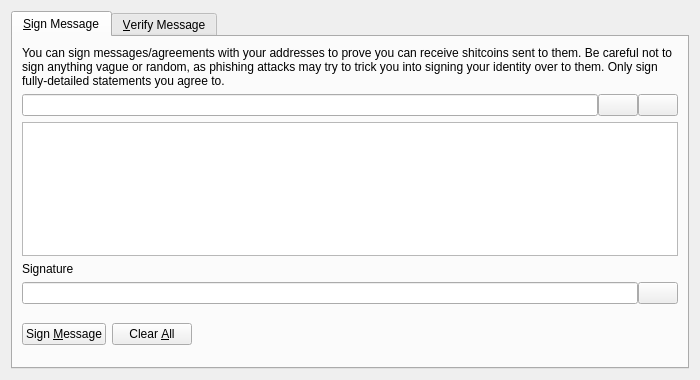
<?xml version="1.0" encoding="UTF-8"?>
<ui version="4.0">
 <class>SignVerifyMessageDialog</class>
 <widget class="QDialog" name="SignVerifyMessageDialog">
  <property name="geometry">
   <rect>
    <x>0</x>
    <y>0</y>
    <width>700</width>
    <height>380</height>
   </rect>
  </property>
  <property name="windowTitle">
   <string>Signatures - Sign / Verify a Message</string>
  </property>
  <property name="modal">
   <bool>true</bool>
  </property>
  <layout class="QVBoxLayout" name="verticalLayout">
   <item>
    <widget class="QTabWidget" name="tabWidget">
     <property name="currentIndex">
      <number>0</number>
     </property>
     <widget class="QWidget" name="tabSignMessage">
      <attribute name="title">
       <string>&amp;Sign Message</string>
      </attribute>
      <layout class="QVBoxLayout" name="verticalLayout_SM">
       <item>
        <widget class="QLabel" name="infoLabel_SM">
         <property name="text">
          <string>You can sign messages/agreements with your addresses to prove you can receive shitcoins sent to them. Be careful not to sign anything vague or random, as phishing attacks may try to trick you into signing your identity over to them. Only sign fully-detailed statements you agree to.</string>
         </property>
         <property name="textFormat">
          <enum>Qt::PlainText</enum>
         </property>
         <property name="wordWrap">
          <bool>true</bool>
         </property>
        </widget>
       </item>
       <item>
        <layout class="QHBoxLayout" name="horizontalLayout_1_SM">
         <property name="spacing">
          <number>0</number>
         </property>
         <item>
          <widget class="QValidatedLineEdit" name="addressIn_SM">
           <property name="toolTip">
            <string>The ShitcoinDeLuxe address to sign the message with</string>
           </property>
          </widget>
         </item>
         <item>
          <widget class="QPushButton" name="addressBookButton_SM">
           <property name="toolTip">
            <string>Choose previously used address</string>
           </property>
           <property name="text">
            <string/>
           </property>
           <property name="icon">
            <iconset resource="../bitcoin.qrc">
             <normaloff>:/icons/address-book</normaloff>:/icons/address-book</iconset>
           </property>
           <property name="shortcut">
            <string>Alt+A</string>
           </property>
           <property name="autoDefault">
            <bool>false</bool>
           </property>
          </widget>
         </item>
         <item>
          <widget class="QPushButton" name="pasteButton_SM">
           <property name="toolTip">
            <string>Paste address from clipboard</string>
           </property>
           <property name="text">
            <string/>
           </property>
           <property name="icon">
            <iconset resource="../bitcoin.qrc">
             <normaloff>:/icons/editpaste</normaloff>:/icons/editpaste</iconset>
           </property>
           <property name="shortcut">
            <string>Alt+P</string>
           </property>
           <property name="autoDefault">
            <bool>false</bool>
           </property>
          </widget>
         </item>
        </layout>
       </item>
       <item>
        <widget class="QPlainTextEdit" name="messageIn_SM">
         <property name="toolTip">
          <string>Enter the message you want to sign here</string>
         </property>
        </widget>
       </item>
       <item>
        <widget class="QLabel" name="signatureLabel_SM">
         <property name="text">
          <string>Signature</string>
         </property>
         <property name="textFormat">
          <enum>Qt::PlainText</enum>
         </property>
        </widget>
       </item>
       <item>
        <layout class="QHBoxLayout" name="horizontalLayout_2_SM">
         <property name="spacing">
          <number>0</number>
         </property>
         <item>
          <widget class="QLineEdit" name="signatureOut_SM">
           <property name="font">
            <font>
             <italic>true</italic>
            </font>
           </property>
           <property name="readOnly">
            <bool>true</bool>
           </property>
          </widget>
         </item>
         <item>
          <widget class="QPushButton" name="copySignatureButton_SM">
           <property name="toolTip">
            <string>Copy the current signature to the system clipboard</string>
           </property>
           <property name="text">
            <string/>
           </property>
           <property name="icon">
            <iconset resource="../bitcoin.qrc">
             <normaloff>:/icons/editcopy</normaloff>:/icons/editcopy</iconset>
           </property>
           <property name="autoDefault">
            <bool>false</bool>
           </property>
          </widget>
         </item>
        </layout>
       </item>
       <item>
        <layout class="QHBoxLayout" name="horizontalLayout_3_SM">
         <item>
          <widget class="QPushButton" name="signMessageButton_SM">
           <property name="toolTip">
            <string>Sign the message to prove you own this ShitcoinDeLuxe address</string>
           </property>
           <property name="text">
            <string>Sign &amp;Message</string>
           </property>
           <property name="icon">
            <iconset resource="../bitcoin.qrc">
             <normaloff>:/icons/edit</normaloff>:/icons/edit</iconset>
           </property>
           <property name="autoDefault">
            <bool>false</bool>
           </property>
          </widget>
         </item>
         <item>
          <widget class="QPushButton" name="clearButton_SM">
           <property name="toolTip">
            <string>Reset all sign message fields</string>
           </property>
           <property name="text">
            <string>Clear &amp;All</string>
           </property>
           <property name="icon">
            <iconset resource="../bitcoin.qrc">
             <normaloff>:/icons/remove</normaloff>:/icons/remove</iconset>
           </property>
           <property name="autoDefault">
            <bool>false</bool>
           </property>
          </widget>
         </item>
         <item>
          <spacer name="horizontalSpacer_1_SM">
           <property name="orientation">
            <enum>Qt::Horizontal</enum>
           </property>
           <property name="sizeHint" stdset="0">
            <size>
             <width>40</width>
             <height>48</height>
            </size>
           </property>
          </spacer>
         </item>
         <item>
          <widget class="QLabel" name="statusLabel_SM">
           <property name="font">
            <font>
             <weight>75</weight>
             <bold>true</bold>
            </font>
           </property>
           <property name="text">
            <string/>
           </property>
           <property name="wordWrap">
            <bool>true</bool>
           </property>
          </widget>
         </item>
         <item>
          <spacer name="horizontalSpacer_2_SM">
           <property name="orientation">
            <enum>Qt::Horizontal</enum>
           </property>
           <property name="sizeHint" stdset="0">
            <size>
             <width>40</width>
             <height>48</height>
            </size>
           </property>
          </spacer>
         </item>
        </layout>
       </item>
      </layout>
     </widget>
     <widget class="QWidget" name="tabVerifyMessage">
      <attribute name="title">
       <string>&amp;Verify Message</string>
      </attribute>
      <layout class="QVBoxLayout" name="verticalLayout_VM">
       <item>
        <widget class="QLabel" name="infoLabel_VM">
         <property name="text">
          <string>Enter the receiver's address, message (ensure you copy line breaks, spaces, tabs, etc. exactly) and signature below to verify the message. Be careful not to read more into the signature than what is in the signed message itself, to avoid being tricked by a man-in-the-middle attack. Note that this only proves the signing party receives with the address, it cannot prove sendership of any transaction!</string>
         </property>
         <property name="textFormat">
          <enum>Qt::PlainText</enum>
         </property>
         <property name="alignment">
          <set>Qt::AlignLeading|Qt::AlignLeft|Qt::AlignTop</set>
         </property>
         <property name="wordWrap">
          <bool>true</bool>
         </property>
        </widget>
       </item>
       <item>
        <layout class="QHBoxLayout" name="horizontalLayout_1_VM">
         <property name="spacing">
          <number>0</number>
         </property>
         <item>
          <widget class="QValidatedLineEdit" name="addressIn_VM">
           <property name="toolTip">
            <string>The ShitcoinDeLuxe address the message was signed with</string>
           </property>
          </widget>
         </item>
         <item>
          <widget class="QPushButton" name="addressBookButton_VM">
           <property name="toolTip">
            <string>Choose previously used address</string>
           </property>
           <property name="text">
            <string/>
           </property>
           <property name="icon">
            <iconset resource="../bitcoin.qrc">
             <normaloff>:/icons/address-book</normaloff>:/icons/address-book</iconset>
           </property>
           <property name="shortcut">
            <string>Alt+A</string>
           </property>
           <property name="autoDefault">
            <bool>false</bool>
           </property>
          </widget>
         </item>
        </layout>
       </item>
       <item>
        <widget class="QPlainTextEdit" name="messageIn_VM"/>
       </item>
       <item>
        <widget class="QValidatedLineEdit" name="signatureIn_VM"/>
       </item>
       <item>
        <layout class="QHBoxLayout" name="horizontalLayout_2_VM">
         <item>
          <widget class="QPushButton" name="verifyMessageButton_VM">
           <property name="toolTip">
            <string>Verify the message to ensure it was signed with the specified ShitcoinDeLuxe address</string>
           </property>
           <property name="text">
            <string>Verify &amp;Message</string>
           </property>
           <property name="icon">
            <iconset resource="../bitcoin.qrc">
             <normaloff>:/icons/transaction_0</normaloff>:/icons/transaction_0</iconset>
           </property>
           <property name="autoDefault">
            <bool>false</bool>
           </property>
          </widget>
         </item>
         <item>
          <widget class="QPushButton" name="clearButton_VM">
           <property name="toolTip">
            <string>Reset all verify message fields</string>
           </property>
           <property name="text">
            <string>Clear &amp;All</string>
           </property>
           <property name="icon">
            <iconset resource="../bitcoin.qrc">
             <normaloff>:/icons/remove</normaloff>:/icons/remove</iconset>
           </property>
           <property name="autoDefault">
            <bool>false</bool>
           </property>
          </widget>
         </item>
         <item>
          <spacer name="horizontalSpacer_1_VM">
           <property name="orientation">
            <enum>Qt::Horizontal</enum>
           </property>
           <property name="sizeHint" stdset="0">
            <size>
             <width>40</width>
             <height>48</height>
            </size>
           </property>
          </spacer>
         </item>
         <item>
          <widget class="QLabel" name="statusLabel_VM">
           <property name="font">
            <font>
             <weight>75</weight>
             <bold>true</bold>
            </font>
           </property>
           <property name="text">
            <string/>
           </property>
           <property name="wordWrap">
            <bool>true</bool>
           </property>
          </widget>
         </item>
         <item>
          <spacer name="horizontalSpacer_2_VM">
           <property name="orientation">
            <enum>Qt::Horizontal</enum>
           </property>
           <property name="sizeHint" stdset="0">
            <size>
             <width>40</width>
             <height>48</height>
            </size>
           </property>
          </spacer>
         </item>
        </layout>
       </item>
      </layout>
     </widget>
    </widget>
   </item>
  </layout>
 </widget>
 <customwidgets>
  <customwidget>
   <class>QValidatedLineEdit</class>
   <extends>QLineEdit</extends>
   <header>qvalidatedlineedit.h</header>
  </customwidget>
 </customwidgets>
 <resources>
  <include location="../bitcoin.qrc"/>
 </resources>
 <connections/>
</ui>
